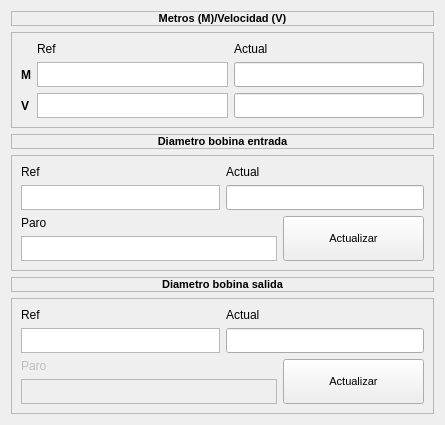
        <widget class="QWidget" name="tab">
         <attribute name="title">
          <string>Maquina</string>
         </attribute>
         <layout class="QGridLayout" name="gridLayout_10">
          <item row="0" column="0">
           <layout class="QVBoxLayout" name="verticalLayout_10">
            <item>
             <widget class="QLabel" name="label_15">
              <property name="font">
               <font>
                <pointsize>8</pointsize>
                <weight>75</weight>
                <bold>true</bold>
               </font>
              </property>
              <property name="frameShape">
               <enum>QFrame::StyledPanel</enum>
              </property>
              <property name="text">
               <string>Metros (M)/Velocidad (V)</string>
              </property>
              <property name="alignment">
               <set>Qt::AlignCenter</set>
              </property>
             </widget>
            </item>
            <item>
             <widget class="QFrame" name="frame_2">
              <property name="sizePolicy">
               <sizepolicy hsizetype="Preferred" vsizetype="Preferred">
                <horstretch>0</horstretch>
                <verstretch>0</verstretch>
               </sizepolicy>
              </property>
              <property name="frameShape">
               <enum>QFrame::StyledPanel</enum>
              </property>
              <property name="frameShadow">
               <enum>QFrame::Plain</enum>
              </property>
              <layout class="QGridLayout" name="gridLayout_18">
               <item row="0" column="0">
                <layout class="QGridLayout" name="gridLayout_4">
                 <item row="0" column="1">
                  <widget class="QLabel" name="lbl_MetrosRef">
                   <property name="sizePolicy">
                    <sizepolicy hsizetype="Expanding" vsizetype="Preferred">
                     <horstretch>1</horstretch>
                     <verstretch>0</verstretch>
                    </sizepolicy>
                   </property>
                   <property name="maximumSize">
                    <size>
                     <width>50</width>
                     <height>16777215</height>
                    </size>
                   </property>
                   <property name="font">
                    <font>
                     <pointsize>9</pointsize>
                    </font>
                   </property>
                   <property name="text">
                    <string>Ref</string>
                   </property>
                  </widget>
                 </item>
                 <item row="0" column="2">
                  <widget class="QLabel" name="lbl_MetrosAct">
                   <property name="sizePolicy">
                    <sizepolicy hsizetype="Expanding" vsizetype="Preferred">
                     <horstretch>1</horstretch>
                     <verstretch>0</verstretch>
                    </sizepolicy>
                   </property>
                   <property name="maximumSize">
                    <size>
                     <width>50</width>
                     <height>16777215</height>
                    </size>
                   </property>
                   <property name="font">
                    <font>
                     <pointsize>9</pointsize>
                    </font>
                   </property>
                   <property name="text">
                    <string>Actual</string>
                   </property>
                  </widget>
                 </item>
                 <item row="1" column="0">
                  <widget class="QLabel" name="label_11">
                   <property name="font">
                    <font>
                     <pointsize>9</pointsize>
                     <weight>75</weight>
                     <bold>true</bold>
                    </font>
                   </property>
                   <property name="frameShape">
                    <enum>QFrame::NoFrame</enum>
                   </property>
                   <property name="text">
                    <string>M</string>
                   </property>
                  </widget>
                 </item>
                 <item row="1" column="2">
                  <widget class="QLineEdit" name="m_MetrosTrabajoAct">
                   <property name="sizePolicy">
                    <sizepolicy hsizetype="Expanding" vsizetype="Preferred">
                     <horstretch>0</horstretch>
                     <verstretch>0</verstretch>
                    </sizepolicy>
                   </property>
                   <property name="minimumSize">
                    <size>
                     <width>0</width>
                     <height>25</height>
                    </size>
                   </property>
                   <property name="maximumSize">
                    <size>
                     <width>16777215</width>
                     <height>25</height>
                    </size>
                   </property>
                   <property name="font">
                    <font>
                     <pointsize>10</pointsize>
                    </font>
                   </property>
                   <property name="alignment">
                    <set>Qt::AlignCenter</set>
                   </property>
                  </widget>
                 </item>
                 <item row="2" column="0">
                  <widget class="QLabel" name="label_12">
                   <property name="font">
                    <font>
                     <pointsize>9</pointsize>
                     <weight>75</weight>
                     <bold>true</bold>
                    </font>
                   </property>
                   <property name="frameShape">
                    <enum>QFrame::NoFrame</enum>
                   </property>
                   <property name="text">
                    <string>V</string>
                   </property>
                  </widget>
                 </item>
                 <item row="2" column="2">
                  <widget class="QLineEdit" name="m_VelocidadCintaAct">
                   <property name="sizePolicy">
                    <sizepolicy hsizetype="Expanding" vsizetype="Preferred">
                     <horstretch>0</horstretch>
                     <verstretch>0</verstretch>
                    </sizepolicy>
                   </property>
                   <property name="minimumSize">
                    <size>
                     <width>0</width>
                     <height>25</height>
                    </size>
                   </property>
                   <property name="maximumSize">
                    <size>
                     <width>16777215</width>
                     <height>25</height>
                    </size>
                   </property>
                   <property name="font">
                    <font>
                     <pointsize>10</pointsize>
                    </font>
                   </property>
                   <property name="alignment">
                    <set>Qt::AlignCenter</set>
                   </property>
                  </widget>
                 </item>
                 <item row="2" column="1">
                  <widget class="QTextEdit" name="m_VelocidadCinta">
                   <property name="minimumSize">
                    <size>
                     <width>0</width>
                     <height>25</height>
                    </size>
                   </property>
                   <property name="maximumSize">
                    <size>
                     <width>16777215</width>
                     <height>25</height>
                    </size>
                   </property>
                   <property name="inputMethodHints">
                    <set>Qt::ImhNone</set>
                   </property>
                   <property name="verticalScrollBarPolicy">
                    <enum>Qt::ScrollBarAlwaysOff</enum>
                   </property>
                   <property name="horizontalScrollBarPolicy">
                    <enum>Qt::ScrollBarAlwaysOff</enum>
                   </property>
                  </widget>
                 </item>
                 <item row="1" column="1">
                  <widget class="QTextEdit" name="m_MetrosTrabajo">
                   <property name="minimumSize">
                    <size>
                     <width>0</width>
                     <height>25</height>
                    </size>
                   </property>
                   <property name="maximumSize">
                    <size>
                     <width>16777215</width>
                     <height>25</height>
                    </size>
                   </property>
                   <property name="verticalScrollBarPolicy">
                    <enum>Qt::ScrollBarAlwaysOff</enum>
                   </property>
                   <property name="horizontalScrollBarPolicy">
                    <enum>Qt::ScrollBarAlwaysOff</enum>
                   </property>
                  </widget>
                 </item>
                </layout>
               </item>
              </layout>
             </widget>
            </item>
           </layout>
          </item>
          <item row="1" column="0">
           <layout class="QVBoxLayout" name="verticalLayout_7">
            <item>
             <widget class="QLabel" name="label_3">
              <property name="sizePolicy">
               <sizepolicy hsizetype="Preferred" vsizetype="Maximum">
                <horstretch>0</horstretch>
                <verstretch>2</verstretch>
               </sizepolicy>
              </property>
              <property name="font">
               <font>
                <pointsize>8</pointsize>
                <weight>75</weight>
                <bold>true</bold>
               </font>
              </property>
              <property name="frameShape">
               <enum>QFrame::StyledPanel</enum>
              </property>
              <property name="text">
               <string>Diametro bobina entrada</string>
              </property>
              <property name="alignment">
               <set>Qt::AlignCenter</set>
              </property>
             </widget>
            </item>
            <item>
             <widget class="QFrame" name="frame_3">
              <property name="sizePolicy">
               <sizepolicy hsizetype="Preferred" vsizetype="Expanding">
                <horstretch>0</horstretch>
                <verstretch>2</verstretch>
               </sizepolicy>
              </property>
              <property name="frameShape">
               <enum>QFrame::StyledPanel</enum>
              </property>
              <property name="frameShadow">
               <enum>QFrame::Plain</enum>
              </property>
              <layout class="QGridLayout" name="gridLayout_20">
               <item row="0" column="0">
                <layout class="QGridLayout" name="gridLayout_8">
                 <item row="0" column="0">
                  <widget class="QLabel" name="label">
                   <property name="text">
                    <string>Ref</string>
                   </property>
                  </widget>
                 </item>
                 <item row="0" column="1">
                  <widget class="QLabel" name="label_2">
                   <property name="text">
                    <string>Actual</string>
                   </property>
                  </widget>
                 </item>
                 <item row="1" column="1">
                  <widget class="QLineEdit" name="m_DiametroBobinaEntradaAct">
                   <property name="sizePolicy">
                    <sizepolicy hsizetype="Preferred" vsizetype="Expanding">
                     <horstretch>1</horstretch>
                     <verstretch>0</verstretch>
                    </sizepolicy>
                   </property>
                   <property name="minimumSize">
                    <size>
                     <width>0</width>
                     <height>25</height>
                    </size>
                   </property>
                   <property name="maximumSize">
                    <size>
                     <width>16777215</width>
                     <height>25</height>
                    </size>
                   </property>
                   <property name="font">
                    <font>
                     <pointsize>10</pointsize>
                    </font>
                   </property>
                   <property name="alignment">
                    <set>Qt::AlignCenter</set>
                   </property>
                  </widget>
                 </item>
                 <item row="1" column="0">
                  <widget class="QTextEdit" name="m_DiametroBobinaEntrada">
                   <property name="sizePolicy">
                    <sizepolicy hsizetype="Preferred" vsizetype="Expanding">
                     <horstretch>1</horstretch>
                     <verstretch>0</verstretch>
                    </sizepolicy>
                   </property>
                   <property name="minimumSize">
                    <size>
                     <width>0</width>
                     <height>25</height>
                    </size>
                   </property>
                   <property name="maximumSize">
                    <size>
                     <width>16777215</width>
                     <height>25</height>
                    </size>
                   </property>
                   <property name="verticalScrollBarPolicy">
                    <enum>Qt::ScrollBarAlwaysOff</enum>
                   </property>
                   <property name="horizontalScrollBarPolicy">
                    <enum>Qt::ScrollBarAlwaysOff</enum>
                   </property>
                  </widget>
                 </item>
                </layout>
               </item>
               <item row="1" column="0">
                <layout class="QHBoxLayout" name="horizontalLayout">
                 <item>
                  <layout class="QVBoxLayout" name="verticalLayout">
                   <item>
                    <widget class="QLabel" name="lbl_DiametroParo_2">
                     <property name="sizePolicy">
                      <sizepolicy hsizetype="Preferred" vsizetype="Maximum">
                       <horstretch>1</horstretch>
                       <verstretch>0</verstretch>
                      </sizepolicy>
                     </property>
                     <property name="maximumSize">
                      <size>
                       <width>50</width>
                       <height>16777215</height>
                      </size>
                     </property>
                     <property name="font">
                      <font>
                       <pointsize>9</pointsize>
                      </font>
                     </property>
                     <property name="text">
                      <string>Paro</string>
                     </property>
                    </widget>
                   </item>
                   <item>
                    <widget class="QTextEdit" name="m_DiametroBobinaEntradaParo">
                     <property name="sizePolicy">
                      <sizepolicy hsizetype="Preferred" vsizetype="Expanding">
                       <horstretch>0</horstretch>
                       <verstretch>0</verstretch>
                      </sizepolicy>
                     </property>
                     <property name="minimumSize">
                      <size>
                       <width>0</width>
                       <height>25</height>
                      </size>
                     </property>
                     <property name="maximumSize">
                      <size>
                       <width>16777215</width>
                       <height>25</height>
                      </size>
                     </property>
                     <property name="verticalScrollBarPolicy">
                      <enum>Qt::ScrollBarAlwaysOff</enum>
                     </property>
                     <property name="horizontalScrollBarPolicy">
                      <enum>Qt::ScrollBarAlwaysOff</enum>
                     </property>
                    </widget>
                   </item>
                  </layout>
                 </item>
                 <item>
                  <widget class="QPushButton" name="m_CambiarDiametroBobina">
                   <property name="sizePolicy">
                    <sizepolicy hsizetype="Preferred" vsizetype="Expanding">
                     <horstretch>0</horstretch>
                     <verstretch>0</verstretch>
                    </sizepolicy>
                   </property>
                   <property name="minimumSize">
                    <size>
                     <width>0</width>
                     <height>30</height>
                    </size>
                   </property>
                   <property name="font">
                    <font>
                     <pointsize>8</pointsize>
                    </font>
                   </property>
                   <property name="text">
                    <string>Actualizar</string>
                   </property>
                   <property name="icon">
                    <iconset resource="../../Xaar/SinglePass/shared.qrc">
                     <normaloff>:/res/images/reload.png</normaloff>:/res/images/reload.png</iconset>
                   </property>
                  </widget>
                 </item>
                </layout>
               </item>
              </layout>
             </widget>
            </item>
           </layout>
          </item>
          <item row="2" column="0">
           <layout class="QVBoxLayout" name="verticalLayout_12">
            <item>
             <widget class="QLabel" name="label_16">
              <property name="sizePolicy">
               <sizepolicy hsizetype="Preferred" vsizetype="Maximum">
                <horstretch>0</horstretch>
                <verstretch>2</verstretch>
               </sizepolicy>
              </property>
              <property name="font">
               <font>
                <pointsize>8</pointsize>
                <weight>75</weight>
                <bold>true</bold>
               </font>
              </property>
              <property name="frameShape">
               <enum>QFrame::StyledPanel</enum>
              </property>
              <property name="text">
               <string>Diametro bobina salida</string>
              </property>
              <property name="alignment">
               <set>Qt::AlignCenter</set>
              </property>
             </widget>
            </item>
            <item>
             <widget class="QFrame" name="frame_4">
              <property name="frameShape">
               <enum>QFrame::StyledPanel</enum>
              </property>
              <property name="frameShadow">
               <enum>QFrame::Plain</enum>
              </property>
              <layout class="QGridLayout" name="gridLayout_19">
               <item row="0" column="0">
                <layout class="QGridLayout" name="gridLayout_13">
                 <item row="0" column="0">
                  <widget class="QLabel" name="label_13">
                   <property name="text">
                    <string>Ref</string>
                   </property>
                  </widget>
                 </item>
                 <item row="0" column="1">
                  <widget class="QLabel" name="label_14">
                   <property name="text">
                    <string>Actual</string>
                   </property>
                  </widget>
                 </item>
                 <item row="1" column="1">
                  <widget class="QLineEdit" name="m_DiametroBobinaSalidaAct">
                   <property name="sizePolicy">
                    <sizepolicy hsizetype="Preferred" vsizetype="Expanding">
                     <horstretch>1</horstretch>
                     <verstretch>0</verstretch>
                    </sizepolicy>
                   </property>
                   <property name="minimumSize">
                    <size>
                     <width>0</width>
                     <height>25</height>
                    </size>
                   </property>
                   <property name="maximumSize">
                    <size>
                     <width>16777215</width>
                     <height>25</height>
                    </size>
                   </property>
                   <property name="font">
                    <font>
                     <pointsize>10</pointsize>
                    </font>
                   </property>
                   <property name="alignment">
                    <set>Qt::AlignCenter</set>
                   </property>
                  </widget>
                 </item>
                 <item row="1" column="0">
                  <widget class="QTextEdit" name="m_DiametroBobinaSalida">
                   <property name="sizePolicy">
                    <sizepolicy hsizetype="Preferred" vsizetype="Expanding">
                     <horstretch>1</horstretch>
                     <verstretch>0</verstretch>
                    </sizepolicy>
                   </property>
                   <property name="minimumSize">
                    <size>
                     <width>0</width>
                     <height>25</height>
                    </size>
                   </property>
                   <property name="maximumSize">
                    <size>
                     <width>16777215</width>
                     <height>25</height>
                    </size>
                   </property>
                   <property name="verticalScrollBarPolicy">
                    <enum>Qt::ScrollBarAlwaysOff</enum>
                   </property>
                   <property name="horizontalScrollBarPolicy">
                    <enum>Qt::ScrollBarAlwaysOff</enum>
                   </property>
                  </widget>
                 </item>
                </layout>
               </item>
               <item row="1" column="0">
                <layout class="QHBoxLayout" name="horizontalLayout_2">
                 <item>
                  <layout class="QVBoxLayout" name="verticalLayout_11">
                   <item>
                    <widget class="QLabel" name="lbl_DiametroParo_3">
                     <property name="enabled">
                      <bool>false</bool>
                     </property>
                     <property name="sizePolicy">
                      <sizepolicy hsizetype="Preferred" vsizetype="Maximum">
                       <horstretch>1</horstretch>
                       <verstretch>0</verstretch>
                      </sizepolicy>
                     </property>
                     <property name="maximumSize">
                      <size>
                       <width>50</width>
                       <height>16777215</height>
                      </size>
                     </property>
                     <property name="font">
                      <font>
                       <pointsize>9</pointsize>
                      </font>
                     </property>
                     <property name="text">
                      <string>Paro</string>
                     </property>
                    </widget>
                   </item>
                   <item>
                    <widget class="QTextEdit" name="m_DiametroBobinaSalidaParo">
                     <property name="enabled">
                      <bool>false</bool>
                     </property>
                     <property name="sizePolicy">
                      <sizepolicy hsizetype="Preferred" vsizetype="Expanding">
                       <horstretch>0</horstretch>
                       <verstretch>0</verstretch>
                      </sizepolicy>
                     </property>
                     <property name="minimumSize">
                      <size>
                       <width>0</width>
                       <height>25</height>
                      </size>
                     </property>
                     <property name="maximumSize">
                      <size>
                       <width>16777215</width>
                       <height>25</height>
                      </size>
                     </property>
                     <property name="verticalScrollBarPolicy">
                      <enum>Qt::ScrollBarAlwaysOff</enum>
                     </property>
                     <property name="horizontalScrollBarPolicy">
                      <enum>Qt::ScrollBarAlwaysOff</enum>
                     </property>
                    </widget>
                   </item>
                  </layout>
                 </item>
                 <item>
                  <widget class="QPushButton" name="m_CambiarDiametroSalida">
                   <property name="enabled">
                    <bool>true</bool>
                   </property>
                   <property name="sizePolicy">
                    <sizepolicy hsizetype="Preferred" vsizetype="Expanding">
                     <horstretch>0</horstretch>
                     <verstretch>0</verstretch>
                    </sizepolicy>
                   </property>
                   <property name="minimumSize">
                    <size>
                     <width>0</width>
                     <height>30</height>
                    </size>
                   </property>
                   <property name="font">
                    <font>
                     <pointsize>8</pointsize>
                    </font>
                   </property>
                   <property name="text">
                    <string>Actualizar</string>
                   </property>
                   <property name="icon">
                    <iconset resource="../../Xaar/SinglePass/shared.qrc">
                     <normaloff>:/res/images/reload.png</normaloff>:/res/images/reload.png</iconset>
                   </property>
                  </widget>
                 </item>
                </layout>
               </item>
              </layout>
             </widget>
            </item>
           </layout>
          </item>
         </layout>
        </widget>
